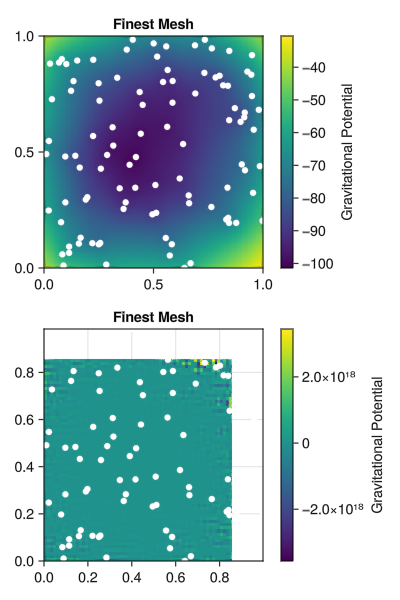

This figure's Julia source:
#using GLMakie
using StaticArrays
using Random
include("physics.jl")

z_to_index(z::ComplexF64, mesh_size::Int) = CartesianIndex(Int.(floor.((real(z), imag(z)).*mesh_size.+1)))
index_to_z(index::Union{AbstractArray{Int}, Tuple{Int, Int}}, mesh_size::Int) = reinterpret(ComplexF64, (index.-0.5)./mesh_size)[1]
index_to_z(i::Int, j::Int, mesh_size::Int) = index_to_z((i,j), mesh_size)

im2p(p::ComplexF64) = Point2f(real(p), imag(p))
s2p(star::Star) = im2p(star.x)


const N = 100  # number of particles
const ϵ = 0.001  # desired accuracy
const G = 1.  # gravitational const

const p = Int(ceil(-log(2.12, ϵ)))  # number of multipole terms to include
const m = Int(ceil(log2(N)))  # number of mesh levels

println(p)
println(m)

sizes = 2 .^ (m:-1:m-1)
meshes = [zeros(ComplexF64, (n,n)) for n in sizes]
#g_meshes = [zeros(ComplexF64, (n,n)) for n in m:-1:1]

stars = [Star() for i in 1:N]


# START FILL ALL MESH
for (meshidx, msize) in enumerate(sizes)
    in_box = reshape([BitVector(undef, N) for _ in 1:msize, _ in 1:msize], (msize, msize))
    for (i, star) in enumerate(stars)
        in_box[z_to_index(star.x, msize)][i] = 1
    end

    for i in 1:msize
        for j in 1:msize
            for x in 1:msize
                for y in 1:msize
                    if x == i && y == j
                        continue
                    end
                    p_current = index_to_z((i,j), msize)
                    p_there = index_to_z((x,y), msize)
                    meshes[meshidx][x,y] += multipole_phi(stars[in_box[i,j]], p_current, p_there; K_lim=p)#(p_current-p_there) * complex_phi_to_force_magnitude_sq(multipole_phi(stars[in_box[i,j]], p_current, p_there; K_lim=p))
                    #meshes[1][x,y] += (p_current-p_there) * complex_phi_to_force_magnitude_sq(multipole_phi(stars[in_box[i,j]], p_current, p_there; K_lim=p))

                    #finest_mag[x,y] += abs(meshes[1][x,y])
                end
            end
        end
    end
end
# END FILL FINEST MESH
# START FILL NEXT MESH
    #=function fill_coarser_mesh!(finer::AbstractArray{ComplexF64}, coarser::AbstractArray{ComplexF64})
        fine_size = size(finer, 1)
        coarse_size = size(coarser, 1)
        for ci in 1:coarse_size
            for cj in 1:coarse_size
                origin::ComplexF64 = index_to_z(ci, cj, coarse_size)
                finer_indices = [(ci*2, cj*2), (ci*2-1, cj*2), (ci*2, cj*2-1), (ci*2-1, cj*2-1)]
                z0::Array{ComplexF64} = [index_to_z(idx, finer_size) for idx in finer_indices]
                for z in z0
                    coarser[ci, cj] += multipole_phi_b()
                end
            end
        end
    end=#



println((meshes[1][1:5,1:5]))
#println((finest_mag[1:5,1:5]))


using GLMakie
#using Iterators
fig = Figure(size=(400, 600))

ax = Axis(fig[1,1]; title="Finest Mesh", backgroundcolor = "white")
#arrows!(ax, (Iterators.product(LinRange(0, 1, finest_size)), LinRange(0, 1, finest_size)), im2p.(meshes[1]); normalize=true)
h = heatmap!(ax, 0:1/m:1, 0:1/m:1, real.(meshes[1]); colormap = :viridis)
scatter!(ax, map(s2p, stars); color="#fff")
Colorbar(fig[1,2]; label="Gravitational Potential", limits=Float64.(extrema(real.(meshes[1]))))

ax = Axis(fig[2,1]; title="Finest Mesh", backgroundcolor = "white")
#arrows!(ax, (Iterators.product(LinRange(0, 1, finest_size)), LinRange(0, 1, finest_size)), im2p.(meshes[1]); normalize=true)
h = heatmap!(ax, 0:2/m:1, 0:2/m:1, real.(meshes[2]); colormap = :viridis)
scatter!(ax, map(s2p, stars); color="#fff")
Colorbar(fig[2,2]; label="Gravitational Potential", limits=Float64.(extrema(real.(meshes[2]))))

save("test.png",fig)

#println(complex_phi_to_force_magnitude_sq(multipole_phi(stars[1:2], 2.0 + 0.0im)))